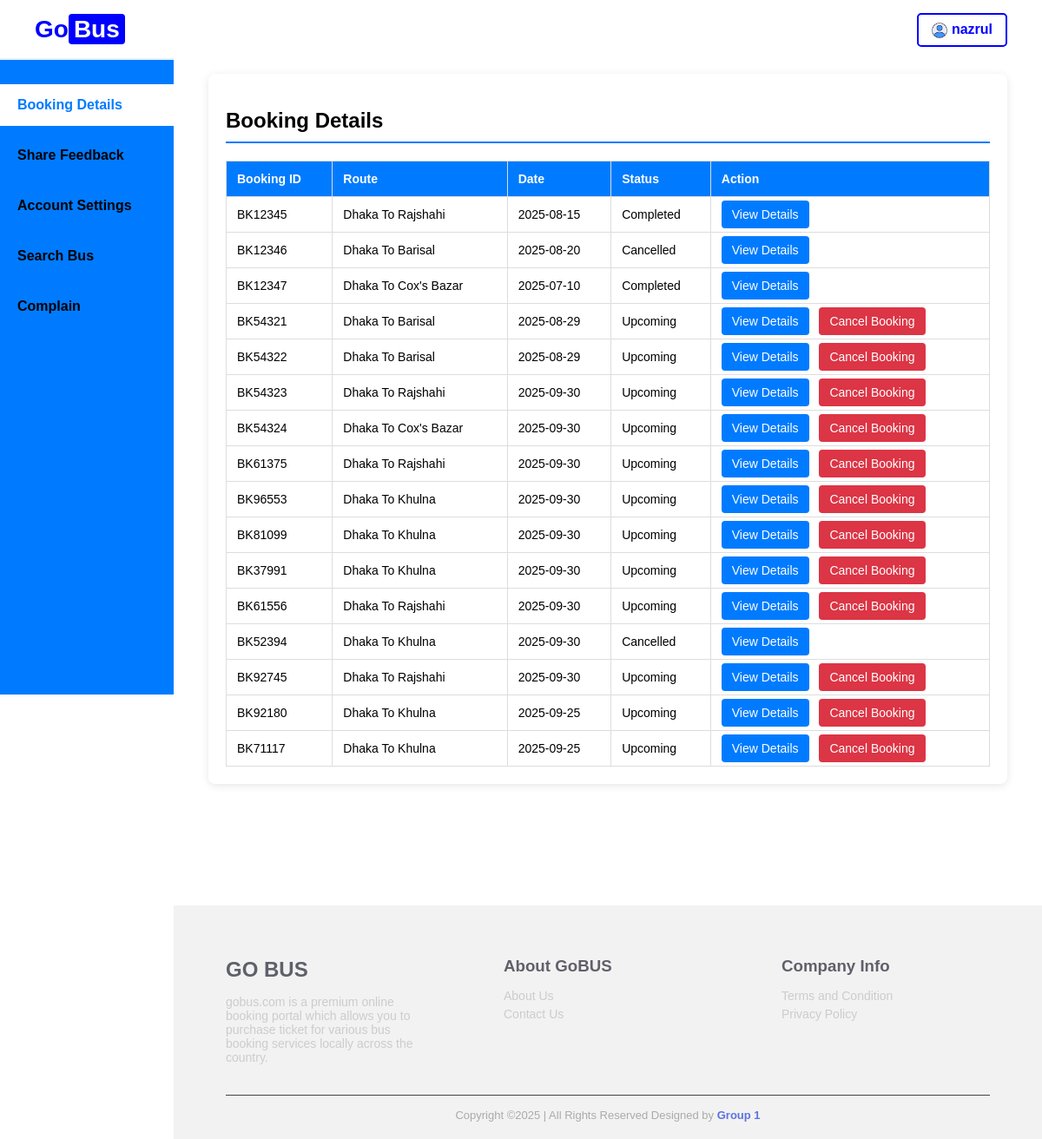
The app's page /screens/userDashboard.php (signed in), older data.
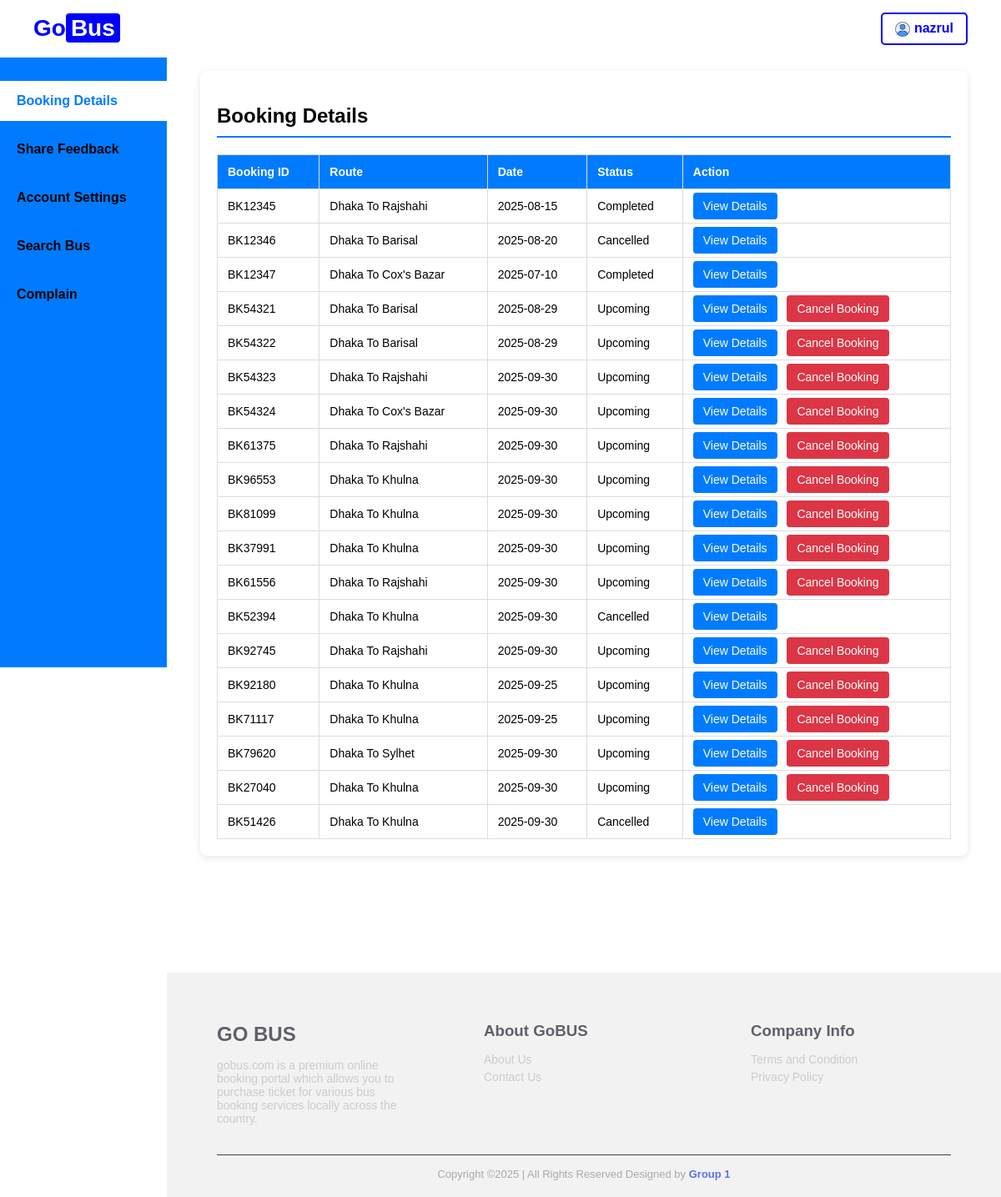
The same page, newer data.
### tables this page shows
CREATE TABLE `bookings` (
  `id` int(11) NOT NULL,
  `user_id` int(11) NOT NULL,
  `bus_id` int(11) NOT NULL,
  `seat_number` varchar(10) NOT NULL,
  `phone_number` varchar(20) NOT NULL,
  `boarding_point` varchar(100) NOT NULL,
  `dropping_point` varchar(100) NOT NULL,
  `booking_id` varchar(10) NOT NULL,
  `route` varchar(100) NOT NULL,
  `date` date NOT NULL,
  `status` enum('Completed','Upcoming','Cancelled') NOT NULL,
  `returnDate` date DEFAULT NULL,
  `transaction_id` varchar(50) DEFAULT NULL,
  `payment_method` varchar(20) DEFAULT NULL,
  `fare` decimal(10,2) NOT NULL DEFAULT 0.00,
  `operator_name` varchar(255) NOT NULL,
  `promo_code` varchar(50) DEFAULT NULL
);

### screens/userDashboard.php (the view, shortened to what this page needs)
<?php
$username = htmlspecialchars($_SESSION['username']);
$errors = [];
$bookings = [];
$servername = "localhost";
$db_username = "root";
$db_password = "";
$dbname = "gobus";
try {
    $conn = new mysqli($servername, $db_username, $db_password, $dbname);
    if ($conn->connect_error) {
        $errors['general'] = "Database connection failed: " . $conn->connect_error;
    } else {
        $sql = "SELECT booking_id, route, date, status FROM bookings WHERE user_id = ?";
        $stmt = $conn->prepare($sql);
        $stmt->bind_param("i", $_SESSION['user_id']);
        $stmt->execute();
        $result = $stmt->get_result();
        while ($row = $result->fetch_assoc()) {
            $bookings[] = $row;
        }
    }
} catch (mysqli_sql_exception $e) {
    $errors['general'] = "Database error: " . $e->getMessage();
}
?>
<!DOCTYPE html>
<html lang="en">
<head>
    <link rel="stylesheet" type="text/css" href="../css/userDashboard.css">
</head>
<body>
    <header>
        <div class="logo">Go<span id="logo">Bus</span></div>
        <div class="header-right">
            <a href="#" class="logout-btn" onclick="return confirm('Do you want to log out?') ? window.location.href='logout.php' : false;">
                <img src="../picture/user_logo.png" alt="User Icon" style="width: 18px; height: 18px; vertical-align: middle;"> <?php echo $username; ?>
            </a>
        </div>
    </header>
    <nav class="sidebar">
        <ul>
            <li><a href="userDashboard.php" class="sidebar-link active">Booking Details</a></li>
            <li><a href="userFeedback.php" class="sidebar-link">Share Feedback</a></li>
            <li><a href="userAccountSettings.php" class="sidebar-link">Account Settings</a></li>
            <li><a href="../index.php" class="sidebar-link">Search Bus</a></li>
            <li><a href="./userComplaint.php" class="sidebar-link">Complain</a></li>
        </ul>
    </nav>
    <main class="main-content">
        <section id="bookings" class="section">
            <h2>Booking Details</h2>
            <table class="booking-table">
                <thead>
                    <tr>
                        <th>Booking ID</th>
                        <th>Route</th>
                        <th>Date</th>
                        <th>Status</th>
                        <th>Action</th>
                    </tr>
                </thead>
                <tbody>
                    <?php if (empty($bookings)): ?>
                        <tr>
                            <td colspan="5" style="text-align: center;">No bookings found.</td>
                        </tr>
                    <?php else: ?>
                        <?php foreach ($bookings as $booking): ?>
                            <tr>
                                <td><?php echo htmlspecialchars($booking['booking_id']); ?></td>
                                <td><?php echo htmlspecialchars($booking['route']); ?></td>
                                <td><?php echo htmlspecialchars($booking['date']); ?></td>
                                <td><?php echo htmlspecialchars($booking['status']); ?></td>
                                <td>
                                    <a href="./viewBookingDetails.php?booking_id=<?php echo urlencode($booking['booking_id']); ?>" class="view-btn">View Details</a>
                                    <?php if ($booking['status'] === 'Upcoming'): ?>
                                        <a href="cancelTicket.php?booking_id=<?php echo urlencode($booking['booking_id']); ?>" class="cancel-btn">Cancel Booking</a>
                                    <?php endif; ?>
                                </td>
                            </tr>
                        <?php endforeach; ?>
                    <?php endif; ?>
                </tbody>
            </table>
        </section>
    </main>
    <footer>
        <div class="footerContainer">
            <div class="footerSection">
                <h2>GO BUS</h2>
                <p>
                    gobus.com is a premium online booking portal which allows you to purchase ticket
                    for various bus booking services locally across the country.
                </p>
            </div>
            <div class="footerSection">
                <h3>About GoBUS</h3>
                <a href="aboutUs.php">About Us</a>
                <a href="contact.php">Contact Us</a>
            </div>
            <div class="footerSection">
                <h3>Company Info</h3>
                <a href="terms.php">Terms and Condition</a>
                <a href="privacy.php">Privacy Policy</a>
            </div>
        </div>
        <div class="footerBottom">
            Copyright &copy;2025 | All Rights Reserved Designed by <span class="designer">Group 1</span>
        </div>
    </footer>
</body>
</html>

### css/userDashboard.css (style rules this page uses)
body { margin: 0; font-family: Arial, sans-serif; }
header { display: flex; justify-content: space-between; align-items: center; padding: 15px 40px; background: rgba(255, 255, 255, 0.9); position: fixed; top: 0; left: 0; right: 0; z-index: 100; }
.logo { font-size: 28px; font-weight: bold; color: blue; }
#logo { color:white; background:blue; padding:2px 6px; border-radius:4px; }
.header-right { display: flex; gap: 15px; align-items: center; }
.logout-btn { border: 2px solid blue; color: blue; padding: 8px 15px; border-radius: 5px; text-decoration: none; font-weight: bold; }
a { text-decoration: none; }
.sidebar { width: 200px; background-color: #007bff; height: calc(100vh - 67px); position: fixed; top: 67px; left: 0; padding-top: 20px; box-sizing: border-box; overflow-y: auto; }
.sidebar ul { list-style: none; padding: 0; margin: 0; }
.sidebar ul li { margin: 10px 0; }
.sidebar ul li a { color: Black; text-decoration: none; display: block; padding: 15px 20px; font-weight: bold; font-size: 16px; }
.sidebar ul li a.active { background-color: #ffffff; color: #007bff; }
.main-content { padding: 40px; max-width: 1200px; margin: 110px auto 0; margin-left: 200px; margin-top: 45px; }
.section { background-color: white; border-radius: 8px; box-shadow: 0 2px 10px rgba(0, 0, 0, 0.1); padding: 20px; margin-bottom: 40px; }
.section h2 { border-bottom: 2px solid #007bff; padding-bottom: 10px; margin-bottom: 20px; }
.booking-table { width: 100%; border-collapse: collapse; }
.booking-table td { border: 1px solid #ddd; padding: 12px; text-align: left; font-size: 14px; }
.booking-table th { background-color: #007bff; color: white; border: 1px solid #ddd; padding: 12px; font-size: 14px; text-align: left; }
.booking-table .view-btn { background-color: #007bff; color: white; border: none; padding: 8px 12px; border-radius: 4px; cursor: pointer; margin-right: 8px; }
.booking-table .cancel-btn { background-color: #dc3545; color: white; border: none; padding: 8px 12px; border-radius: 4px; cursor: pointer; }
footer { background: #f2f2f2; color: #27272b; padding: 40px 60px 20px; margin-top: 60px; margin-left: 200px; }
.footerContainer { display: grid; grid-template-columns: repeat(auto-fit, minmax(220px, 1fr)); gap: 80px; }
.footerSection h2, h3 { color:#60606b; margin-bottom: 15px; }
.footerSection p, .footerSection a { font-size: 14px; color: #ccc; text-decoration: none; display: block; margin: 5px 0; }
.footerBottom { text-align: center; border-top: 1px solid #444; margin-top: 30px; padding-top: 15px; font-size: 13px; color: #aaa; }
.designer { font-weight:bold; color: rgb(92, 115, 225); }

Row changes from the older to the newer data that the page shows:
added bookings: booking "BK79620", route "Dhaka To Sylhet", date "2025-09-30", status "Upcoming"
added bookings: booking "BK27040", route "Dhaka To Khulna", date "2025-09-30", status "Upcoming"
added bookings: booking "BK51426", route "Dhaka To Khulna", date "2025-09-30", status "Cancelled"
